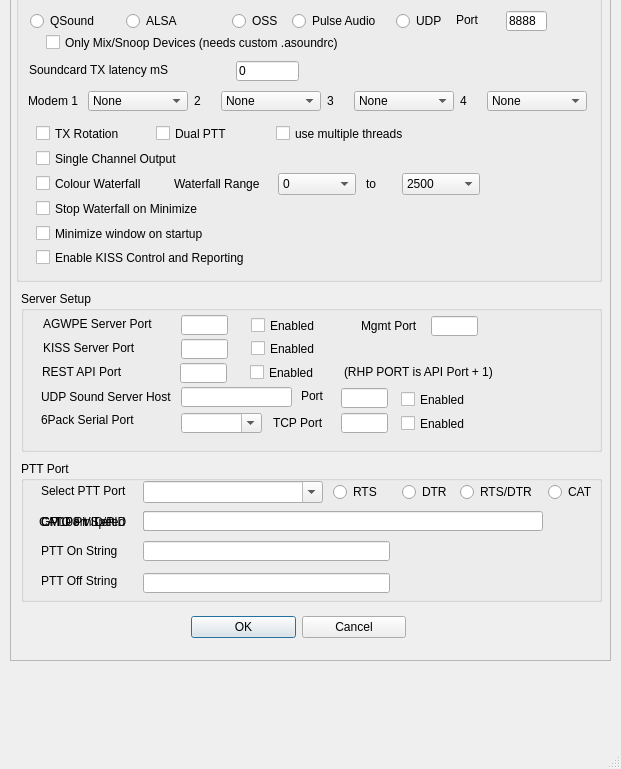
<?xml version="1.0" encoding="UTF-8"?>
<ui version="4.0">
 <class>devicesDialog</class>
 <widget class="QDialog" name="devicesDialog">
  <property name="geometry">
   <rect>
    <x>0</x>
    <y>0</y>
    <width>621</width>
    <height>769</height>
   </rect>
  </property>
  <property name="windowTitle">
   <string>Dialog</string>
  </property>
  <property name="sizeGripEnabled">
   <bool>true</bool>
  </property>
  <widget class="QScrollArea" name="scrollArea">
   <property name="geometry">
    <rect>
     <x>10</x>
     <y>-90</y>
     <width>601</width>
     <height>751</height>
    </rect>
   </property>
   <property name="verticalScrollBarPolicy">
    <enum>Qt::ScrollBarAsNeeded</enum>
   </property>
   <property name="horizontalScrollBarPolicy">
    <enum>Qt::ScrollBarAsNeeded</enum>
   </property>
   <property name="widgetResizable">
    <bool>false</bool>
   </property>
   <widget class="QWidget" name="scrollAreaWidgetContents">
    <property name="geometry">
     <rect>
      <x>0</x>
      <y>0</y>
      <width>591</width>
      <height>745</height>
     </rect>
    </property>
    <widget class="QGroupBox" name="groupBox">
     <property name="geometry">
      <rect>
       <x>5</x>
       <y>10</y>
       <width>586</width>
       <height>361</height>
      </rect>
     </property>
     <property name="title">
      <string>Sound Card</string>
     </property>
     <widget class="QComboBox" name="outputDevice">
      <property name="geometry">
       <rect>
        <x>108</x>
        <y>25</y>
        <width>371</width>
        <height>22</height>
       </rect>
      </property>
      <property name="editable">
       <bool>true</bool>
      </property>
     </widget>
     <widget class="QComboBox" name="inputDevice">
      <property name="geometry">
       <rect>
        <x>108</x>
        <y>55</y>
        <width>371</width>
        <height>22</height>
       </rect>
      </property>
      <property name="editable">
       <bool>true</bool>
      </property>
     </widget>
     <widget class="QLabel" name="label">
      <property name="geometry">
       <rect>
        <x>13</x>
        <y>25</y>
        <width>91</width>
        <height>19</height>
       </rect>
      </property>
      <property name="text">
       <string>OutputDevice</string>
      </property>
     </widget>
     <widget class="QLabel" name="label_2">
      <property name="geometry">
       <rect>
        <x>13</x>
        <y>55</y>
        <width>91</width>
        <height>19</height>
       </rect>
      </property>
      <property name="text">
       <string>Input Device</string>
      </property>
     </widget>
     <widget class="QCheckBox" name="txRotation">
      <property name="geometry">
       <rect>
        <x>20</x>
        <y>204</y>
        <width>101</width>
        <height>17</height>
       </rect>
      </property>
      <property name="text">
       <string>TX Rotation</string>
      </property>
     </widget>
     <widget class="QCheckBox" name="colourWaterfall">
      <property name="geometry">
       <rect>
        <x>20</x>
        <y>254</y>
        <width>143</width>
        <height>17</height>
       </rect>
      </property>
      <property name="text">
       <string>Colour Waterfall</string>
      </property>
     </widget>
     <widget class="QCheckBox" name="stopWFonMinimize">
      <property name="geometry">
       <rect>
        <x>20</x>
        <y>279</y>
        <width>251</width>
        <height>17</height>
       </rect>
      </property>
      <property name="text">
       <string>Stop Waterfall on Minimize</string>
      </property>
     </widget>
     <widget class="QCheckBox" name="minimizeonStart">
      <property name="geometry">
       <rect>
        <x>20</x>
        <y>304</y>
        <width>231</width>
        <height>17</height>
       </rect>
      </property>
      <property name="text">
       <string>Minimize window on startup</string>
      </property>
     </widget>
     <widget class="QLineEdit" name="txLatency">
      <property name="geometry">
       <rect>
        <x>220</x>
        <y>140</y>
        <width>63</width>
        <height>20</height>
       </rect>
      </property>
      <property name="text">
       <string>0</string>
      </property>
     </widget>
     <widget class="QLabel" name="label_6">
      <property name="geometry">
       <rect>
        <x>13</x>
        <y>140</y>
        <width>201</width>
        <height>18</height>
       </rect>
      </property>
      <property name="text">
       <string>Soundcard TX latency mS</string>
      </property>
     </widget>
     <widget class="QComboBox" name="Modem_1_Chan">
      <property name="geometry">
       <rect>
        <x>72</x>
        <y>170</y>
        <width>100</width>
        <height>20</height>
       </rect>
      </property>
      <item>
       <property name="text">
        <string>None</string>
       </property>
      </item>
      <item>
       <property name="text">
        <string>Left/Mono</string>
       </property>
      </item>
      <item>
       <property name="text">
        <string>Right</string>
       </property>
      </item>
      <item>
       <property name="text">
        <string/>
       </property>
      </item>
     </widget>
     <widget class="QLabel" name="label_12">
      <property name="geometry">
       <rect>
        <x>12</x>
        <y>172</y>
        <width>61</width>
        <height>16</height>
       </rect>
      </property>
      <property name="text">
       <string>Modem 1</string>
      </property>
     </widget>
     <widget class="QComboBox" name="Modem_2_Chan">
      <property name="geometry">
       <rect>
        <x>205</x>
        <y>170</y>
        <width>100</width>
        <height>20</height>
       </rect>
      </property>
      <item>
       <property name="text">
        <string>None</string>
       </property>
      </item>
      <item>
       <property name="text">
        <string>Left/Mono</string>
       </property>
      </item>
      <item>
       <property name="text">
        <string>Right</string>
       </property>
      </item>
     </widget>
     <widget class="QLabel" name="label_13">
      <property name="geometry">
       <rect>
        <x>178</x>
        <y>172</y>
        <width>21</width>
        <height>16</height>
       </rect>
      </property>
      <property name="text">
       <string>2</string>
      </property>
     </widget>
     <widget class="QCheckBox" name="singleChannelOutput">
      <property name="geometry">
       <rect>
        <x>20</x>
        <y>229</y>
        <width>221</width>
        <height>17</height>
       </rect>
      </property>
      <property name="text">
       <string>Single Channel Output</string>
      </property>
     </widget>
     <widget class="QCheckBox" name="DualPTT">
      <property name="geometry">
       <rect>
        <x>140</x>
        <y>204</y>
        <width>91</width>
        <height>17</height>
       </rect>
      </property>
      <property name="toolTip">
       <string>&lt;html&gt;&lt;head/&gt;&lt;body&gt;&lt;p&gt;Use separate PTT signals for the two Modems. &lt;/p&gt;&lt;/body&gt;&lt;/html&gt;</string>
      </property>
      <property name="text">
       <string>Dual PTT</string>
      </property>
     </widget>
     <widget class="QRadioButton" name="ALSA">
      <property name="geometry">
       <rect>
        <x>110</x>
        <y>90</y>
        <width>101</width>
        <height>20</height>
       </rect>
      </property>
      <property name="text">
       <string>ALSA</string>
      </property>
     </widget>
     <widget class="QRadioButton" name="OSS">
      <property name="geometry">
       <rect>
        <x>216</x>
        <y>90</y>
        <width>61</width>
        <height>20</height>
       </rect>
      </property>
      <property name="text">
       <string>OSS</string>
      </property>
     </widget>
     <widget class="QRadioButton" name="PULSE">
      <property name="geometry">
       <rect>
        <x>276</x>
        <y>90</y>
        <width>111</width>
        <height>20</height>
       </rect>
      </property>
      <property name="text">
       <string>Pulse Audio</string>
      </property>
     </widget>
     <widget class="QCheckBox" name="multiCore">
      <property name="geometry">
       <rect>
        <x>260</x>
        <y>204</y>
        <width>191</width>
        <height>17</height>
       </rect>
      </property>
      <property name="toolTip">
       <string>&lt;html&gt;&lt;head/&gt;&lt;body&gt;&lt;p&gt;Check to run each modem in a separate thread. This may improve performace on multicore processors like the Pi3 and 4 but will reduce performance on a single core procssor&lt;/p&gt;&lt;/body&gt;&lt;/html&gt;</string>
      </property>
      <property name="text">
       <string>use multiple threads</string>
      </property>
     </widget>
     <widget class="QRadioButton" name="UDP">
      <property name="geometry">
       <rect>
        <x>380</x>
        <y>90</y>
        <width>51</width>
        <height>20</height>
       </rect>
      </property>
      <property name="text">
       <string>UDP   </string>
      </property>
     </widget>
     <widget class="QLineEdit" name="UDPPort">
      <property name="geometry">
       <rect>
        <x>490</x>
        <y>90</y>
        <width>41</width>
        <height>20</height>
       </rect>
      </property>
      <property name="text">
       <string>8888</string>
      </property>
     </widget>
     <widget class="QComboBox" name="Modem_3_Chan">
      <property name="geometry">
       <rect>
        <x>338</x>
        <y>170</y>
        <width>100</width>
        <height>20</height>
       </rect>
      </property>
      <item>
       <property name="text">
        <string>None</string>
       </property>
      </item>
      <item>
       <property name="text">
        <string>Left/Mono</string>
       </property>
      </item>
      <item>
       <property name="text">
        <string>Right</string>
       </property>
      </item>
     </widget>
     <widget class="QLabel" name="label_14">
      <property name="geometry">
       <rect>
        <x>311</x>
        <y>172</y>
        <width>21</width>
        <height>16</height>
       </rect>
      </property>
      <property name="text">
       <string>3</string>
      </property>
     </widget>
     <widget class="QLabel" name="label_15">
      <property name="geometry">
       <rect>
        <x>444</x>
        <y>172</y>
        <width>21</width>
        <height>16</height>
       </rect>
      </property>
      <property name="text">
       <string>4</string>
      </property>
     </widget>
     <widget class="QComboBox" name="Modem_4_Chan">
      <property name="geometry">
       <rect>
        <x>471</x>
        <y>170</y>
        <width>100</width>
        <height>20</height>
       </rect>
      </property>
      <item>
       <property name="text">
        <string>None</string>
       </property>
      </item>
      <item>
       <property name="text">
        <string>Left/Mono</string>
       </property>
      </item>
      <item>
       <property name="text">
        <string>Right</string>
       </property>
      </item>
     </widget>
     <widget class="QLabel" name="label_8">
      <property name="geometry">
       <rect>
        <x>440</x>
        <y>91</y>
        <width>51</width>
        <height>16</height>
       </rect>
      </property>
      <property name="text">
       <string>Port</string>
      </property>
     </widget>
     <widget class="QComboBox" name="WaterfallMin">
      <property name="geometry">
       <rect>
        <x>262</x>
        <y>252</y>
        <width>78</width>
        <height>22</height>
       </rect>
      </property>
      <item>
       <property name="text">
        <string>0</string>
       </property>
      </item>
      <item>
       <property name="text">
        <string>100</string>
       </property>
      </item>
      <item>
       <property name="text">
        <string>200</string>
       </property>
      </item>
      <item>
       <property name="text">
        <string>300</string>
       </property>
      </item>
     </widget>
     <widget class="QComboBox" name="WaterfallMax">
      <property name="geometry">
       <rect>
        <x>386</x>
        <y>252</y>
        <width>78</width>
        <height>22</height>
       </rect>
      </property>
      <item>
       <property name="text">
        <string>2500</string>
       </property>
      </item>
      <item>
       <property name="text">
        <string>2800</string>
       </property>
      </item>
      <item>
       <property name="text">
        <string>3000</string>
       </property>
      </item>
      <item>
       <property name="text">
        <string>3300</string>
       </property>
      </item>
      <item>
       <property name="text">
        <string>5500</string>
       </property>
      </item>
     </widget>
     <widget class="QLabel" name="label_11">
      <property name="geometry">
       <rect>
        <x>158</x>
        <y>254</y>
        <width>107</width>
        <height>17</height>
       </rect>
      </property>
      <property name="text">
       <string>Waterfall Range</string>
      </property>
     </widget>
     <widget class="QLabel" name="label_16">
      <property name="geometry">
       <rect>
        <x>350</x>
        <y>254</y>
        <width>31</width>
        <height>17</height>
       </rect>
      </property>
      <property name="text">
       <string>to</string>
      </property>
     </widget>
     <widget class="QCheckBox" name="onlyMixSnoop">
      <property name="geometry">
       <rect>
        <x>30</x>
        <y>111</y>
        <width>421</width>
        <height>21</height>
       </rect>
      </property>
      <property name="text">
       <string>Only Mix/Snoop Devices (needs custom .asoundrc)</string>
      </property>
     </widget>
     <widget class="QCheckBox" name="useKISSControls">
      <property name="geometry">
       <rect>
        <x>20</x>
        <y>328</y>
        <width>271</width>
        <height>17</height>
       </rect>
      </property>
      <property name="text">
       <string>Enable KISS Control and Reporting</string>
      </property>
     </widget>
     <widget class="QRadioButton" name="QSOUND">
      <property name="geometry">
       <rect>
        <x>14</x>
        <y>90</y>
        <width>81</width>
        <height>20</height>
       </rect>
      </property>
      <property name="text">
       <string>QSound</string>
      </property>
     </widget>
    </widget>
    <widget class="QGroupBox" name="Goup">
     <property name="geometry">
      <rect>
       <x>10</x>
       <y>380</y>
       <width>581</width>
       <height>161</height>
      </rect>
     </property>
     <property name="title">
      <string>Server Setup</string>
     </property>
     <widget class="QLabel" name="label_3">
      <property name="geometry">
       <rect>
        <x>22</x>
        <y>24</y>
        <width>129</width>
        <height>18</height>
       </rect>
      </property>
      <property name="text">
       <string>AGWPE Server Port</string>
      </property>
     </widget>
     <widget class="QLineEdit" name="AGWPort">
      <property name="geometry">
       <rect>
        <x>160</x>
        <y>24</y>
        <width>47</width>
        <height>20</height>
       </rect>
      </property>
     </widget>
     <widget class="QLineEdit" name="KISSPort">
      <property name="geometry">
       <rect>
        <x>160</x>
        <y>48</y>
        <width>47</width>
        <height>20</height>
       </rect>
      </property>
     </widget>
     <widget class="QLabel" name="label_4">
      <property name="geometry">
       <rect>
        <x>22</x>
        <y>48</y>
        <width>131</width>
        <height>18</height>
       </rect>
      </property>
      <property name="text">
       <string>KISS Server Port</string>
      </property>
     </widget>
     <widget class="QCheckBox" name="AGWEnabled">
      <property name="geometry">
       <rect>
        <x>230</x>
        <y>22</y>
        <width>70</width>
        <height>25</height>
       </rect>
      </property>
      <property name="text">
       <string>Enabled</string>
      </property>
     </widget>
     <widget class="QCheckBox" name="KISSEnabled">
      <property name="geometry">
       <rect>
        <x>230</x>
        <y>46</y>
        <width>70</width>
        <height>23</height>
       </rect>
      </property>
      <property name="text">
       <string>Enabled</string>
      </property>
     </widget>
     <widget class="QCheckBox" name="UDPEnabled">
      <property name="geometry">
       <rect>
        <x>380</x>
        <y>97</y>
        <width>70</width>
        <height>23</height>
       </rect>
      </property>
      <property name="text">
       <string>Enabled</string>
      </property>
     </widget>
     <widget class="QLineEdit" name="UDPTXHost">
      <property name="geometry">
       <rect>
        <x>160</x>
        <y>96</y>
        <width>111</width>
        <height>20</height>
       </rect>
      </property>
     </widget>
     <widget class="QLabel" name="label_9">
      <property name="geometry">
       <rect>
        <x>280</x>
        <y>97</y>
        <width>31</width>
        <height>16</height>
       </rect>
      </property>
      <property name="text">
       <string>Port</string>
      </property>
     </widget>
     <widget class="QLineEdit" name="UDPTXPort">
      <property name="geometry">
       <rect>
        <x>320</x>
        <y>97</y>
        <width>47</width>
        <height>20</height>
       </rect>
      </property>
     </widget>
     <widget class="QLabel" name="label_10">
      <property name="geometry">
       <rect>
        <x>20</x>
        <y>97</y>
        <width>135</width>
        <height>18</height>
       </rect>
      </property>
      <property name="text">
       <string>UDP Sound Server Host</string>
      </property>
     </widget>
     <widget class="QComboBox" name="SixPackSerial">
      <property name="geometry">
       <rect>
        <x>160</x>
        <y>122</y>
        <width>81</width>
        <height>20</height>
       </rect>
      </property>
      <property name="editable">
       <bool>true</bool>
      </property>
     </widget>
     <widget class="QLabel" name="label_17">
      <property name="geometry">
       <rect>
        <x>20</x>
        <y>120</y>
        <width>111</width>
        <height>18</height>
       </rect>
      </property>
      <property name="text">
       <string>6Pack Serial Port</string>
      </property>
     </widget>
     <widget class="QLineEdit" name="SixPackTCP">
      <property name="geometry">
       <rect>
        <x>320</x>
        <y>122</y>
        <width>47</width>
        <height>20</height>
       </rect>
      </property>
     </widget>
     <widget class="QLabel" name="label_7">
      <property name="geometry">
       <rect>
        <x>252</x>
        <y>123</y>
        <width>63</width>
        <height>18</height>
       </rect>
      </property>
      <property name="text">
       <string>TCP Port</string>
      </property>
     </widget>
     <widget class="QCheckBox" name="SixPackEnable">
      <property name="geometry">
       <rect>
        <x>380</x>
        <y>121</y>
        <width>70</width>
        <height>23</height>
       </rect>
      </property>
      <property name="text">
       <string>Enabled</string>
      </property>
     </widget>
     <widget class="QLineEdit" name="MgmtPort">
      <property name="geometry">
       <rect>
        <x>410</x>
        <y>25</y>
        <width>47</width>
        <height>20</height>
       </rect>
      </property>
     </widget>
     <widget class="QLabel" name="label_18">
      <property name="geometry">
       <rect>
        <x>340</x>
        <y>25</y>
        <width>91</width>
        <height>20</height>
       </rect>
      </property>
      <property name="text">
       <string>Mgmt Port</string>
      </property>
     </widget>
     <widget class="QLabel" name="label_19">
      <property name="geometry">
       <rect>
        <x>21</x>
        <y>72</y>
        <width>131</width>
        <height>18</height>
       </rect>
      </property>
      <property name="toolTip">
       <string>&lt;html&gt;&lt;head/&gt;&lt;body&gt;&lt;p&gt;Normally used for WhatPac&lt;/p&gt;&lt;/body&gt;&lt;/html&gt;</string>
      </property>
      <property name="text">
       <string>REST API Port</string>
      </property>
     </widget>
     <widget class="QLineEdit" name="RHPPort">
      <property name="geometry">
       <rect>
        <x>159</x>
        <y>72</y>
        <width>47</width>
        <height>20</height>
       </rect>
      </property>
      <property name="toolTip">
       <string>&lt;html&gt;&lt;head/&gt;&lt;body&gt;&lt;p&gt;Normally used for WhatsPac&lt;/p&gt;&lt;/body&gt;&lt;/html&gt;</string>
      </property>
     </widget>
     <widget class="QCheckBox" name="RHPEnabled">
      <property name="geometry">
       <rect>
        <x>229</x>
        <y>70</y>
        <width>70</width>
        <height>23</height>
       </rect>
      </property>
      <property name="text">
       <string>Enabled</string>
      </property>
     </widget>
     <widget class="QLabel" name="label_20">
      <property name="geometry">
       <rect>
        <x>323</x>
        <y>72</y>
        <width>191</width>
        <height>18</height>
       </rect>
      </property>
      <property name="text">
       <string>(RHP PORT is API Port + 1)</string>
      </property>
     </widget>
    </widget>
    <widget class="QGroupBox" name="groupBox_3">
     <property name="geometry">
      <rect>
       <x>10</x>
       <y>550</y>
       <width>581</width>
       <height>141</height>
      </rect>
     </property>
     <property name="title">
      <string>PTT Port</string>
     </property>
     <widget class="QComboBox" name="PTTPort">
      <property name="geometry">
       <rect>
        <x>122</x>
        <y>20</y>
        <width>180</width>
        <height>22</height>
       </rect>
      </property>
      <property name="editable">
       <bool>true</bool>
      </property>
     </widget>
     <widget class="QLabel" name="label_5">
      <property name="geometry">
       <rect>
        <x>20</x>
        <y>22</y>
        <width>101</width>
        <height>16</height>
       </rect>
      </property>
      <property name="text">
       <string>Select PTT Port</string>
      </property>
     </widget>
     <widget class="QLabel" name="PTTOnLab">
      <property name="geometry">
       <rect>
        <x>20</x>
        <y>82</y>
        <width>83</width>
        <height>16</height>
       </rect>
      </property>
      <property name="text">
       <string>PTT On String</string>
      </property>
     </widget>
     <widget class="QLineEdit" name="PTTOn">
      <property name="geometry">
       <rect>
        <x>122</x>
        <y>80</y>
        <width>247</width>
        <height>20</height>
       </rect>
      </property>
      <property name="toolTip">
       <string>Literal text (e.g. TX1; for Yaesu CAT) or hex pairs (e.g. 5458313B; spaces between hex digits are allowed). Auto-detected: hex iff every non-whitespace character is a hex digit and the digit count is even; otherwise treated as literal ASCII. Leave blank to send nothing.</string>
      </property>
     </widget>
     <widget class="QLineEdit" name="PTTOff">
      <property name="geometry">
       <rect>
        <x>122</x>
        <y>112</y>
        <width>247</width>
        <height>20</height>
       </rect>
      </property>
      <property name="toolTip">
       <string>Literal text (e.g. TX0; for Yaesu CAT) or hex pairs (e.g. 5458303B; spaces between hex digits are allowed). Auto-detected: hex iff every non-whitespace character is a hex digit and the digit count is even; otherwise treated as literal ASCII. Leave blank to send nothing.</string>
      </property>
     </widget>
     <widget class="QLabel" name="PTTOffLab">
      <property name="geometry">
       <rect>
        <x>20</x>
        <y>112</y>
        <width>83</width>
        <height>16</height>
       </rect>
      </property>
      <property name="text">
       <string>PTT Off String</string>
      </property>
     </widget>
     <widget class="QLabel" name="GPIOLab">
      <property name="geometry">
       <rect>
        <x>20</x>
        <y>53</y>
        <width>83</width>
        <height>16</height>
       </rect>
      </property>
      <property name="text">
       <string>GPIO Pin Left</string>
      </property>
     </widget>
     <widget class="QLineEdit" name="GPIOLeft">
      <property name="geometry">
       <rect>
        <x>122</x>
        <y>50</y>
        <width>25</width>
        <height>20</height>
       </rect>
      </property>
     </widget>
     <widget class="QLineEdit" name="GPIORight">
      <property name="geometry">
       <rect>
        <x>262</x>
        <y>50</y>
        <width>25</width>
        <height>20</height>
       </rect>
      </property>
     </widget>
     <widget class="QLabel" name="GPIOLab2">
      <property name="geometry">
       <rect>
        <x>165</x>
        <y>50</y>
        <width>83</width>
        <height>18</height>
       </rect>
      </property>
      <property name="text">
       <string>GPIO Pin Right</string>
      </property>
     </widget>
     <widget class="QLabel" name="CATLabel">
      <property name="geometry">
       <rect>
        <x>18</x>
        <y>52</y>
        <width>99</width>
        <height>18</height>
       </rect>
      </property>
      <property name="text">
       <string>CAT Port Speed</string>
      </property>
     </widget>
     <widget class="QLineEdit" name="CATSpeed">
      <property name="geometry">
       <rect>
        <x>122</x>
        <y>50</y>
        <width>47</width>
        <height>20</height>
       </rect>
      </property>
     </widget>
     <widget class="QRadioButton" name="RTS">
      <property name="geometry">
       <rect>
        <x>312</x>
        <y>22</y>
        <width>61</width>
        <height>18</height>
       </rect>
      </property>
      <property name="text">
       <string>RTS</string>
      </property>
     </widget>
     <widget class="QRadioButton" name="CAT">
      <property name="geometry">
       <rect>
        <x>527</x>
        <y>22</y>
        <width>53</width>
        <height>18</height>
       </rect>
      </property>
      <property name="text">
       <string>CAT</string>
      </property>
     </widget>
     <widget class="QLineEdit" name="VIDPID">
      <property name="geometry">
       <rect>
        <x>122</x>
        <y>50</y>
        <width>400</width>
        <height>20</height>
       </rect>
      </property>
     </widget>
     <widget class="QLabel" name="CM108Label">
      <property name="geometry">
       <rect>
        <x>20</x>
        <y>52</y>
        <width>95</width>
        <height>18</height>
       </rect>
      </property>
      <property name="text">
       <string>CM108 VID/PID</string>
      </property>
     </widget>
     <widget class="QRadioButton" name="RTSDTR">
      <property name="geometry">
       <rect>
        <x>439</x>
        <y>22</y>
        <width>81</width>
        <height>18</height>
       </rect>
      </property>
      <property name="toolTip">
       <string>&lt;html&gt;&lt;head/&gt;&lt;body&gt;&lt;p&gt;Use RTS for Left Channel and DTR for right&lt;/p&gt;&lt;/body&gt;&lt;/html&gt;</string>
      </property>
      <property name="text">
       <string>RTS/DTR</string>
      </property>
     </widget>
     <widget class="QRadioButton" name="DTR">
      <property name="geometry">
       <rect>
        <x>381</x>
        <y>22</y>
        <width>51</width>
        <height>18</height>
       </rect>
      </property>
      <property name="text">
       <string>DTR</string>
      </property>
     </widget>
    </widget>
    <widget class="QWidget" name="layoutWidget">
     <property name="geometry">
      <rect>
       <x>180</x>
       <y>700</y>
       <width>215</width>
       <height>33</height>
      </rect>
     </property>
     <layout class="QHBoxLayout">
      <property name="spacing">
       <number>6</number>
      </property>
      <property name="leftMargin">
       <number>0</number>
      </property>
      <property name="topMargin">
       <number>0</number>
      </property>
      <property name="rightMargin">
       <number>0</number>
      </property>
      <property name="bottomMargin">
       <number>0</number>
      </property>
      <item>
       <widget class="QPushButton" name="okButton">
        <property name="text">
         <string>OK</string>
        </property>
       </widget>
      </item>
      <item>
       <widget class="QPushButton" name="cancelButton">
        <property name="text">
         <string>Cancel</string>
        </property>
       </widget>
      </item>
     </layout>
    </widget>
   </widget>
  </widget>
 </widget>
 <resources/>
 <connections/>
</ui>
